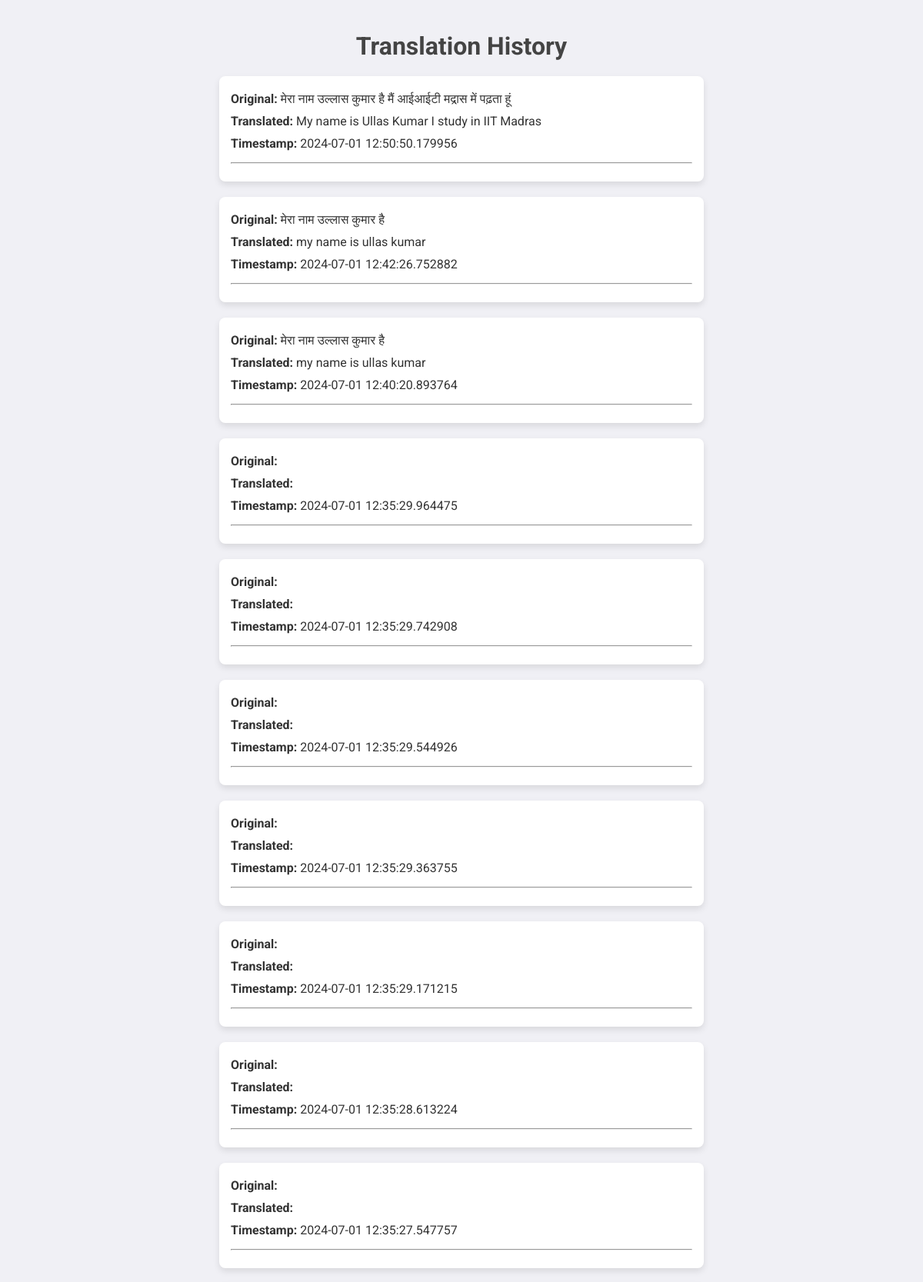
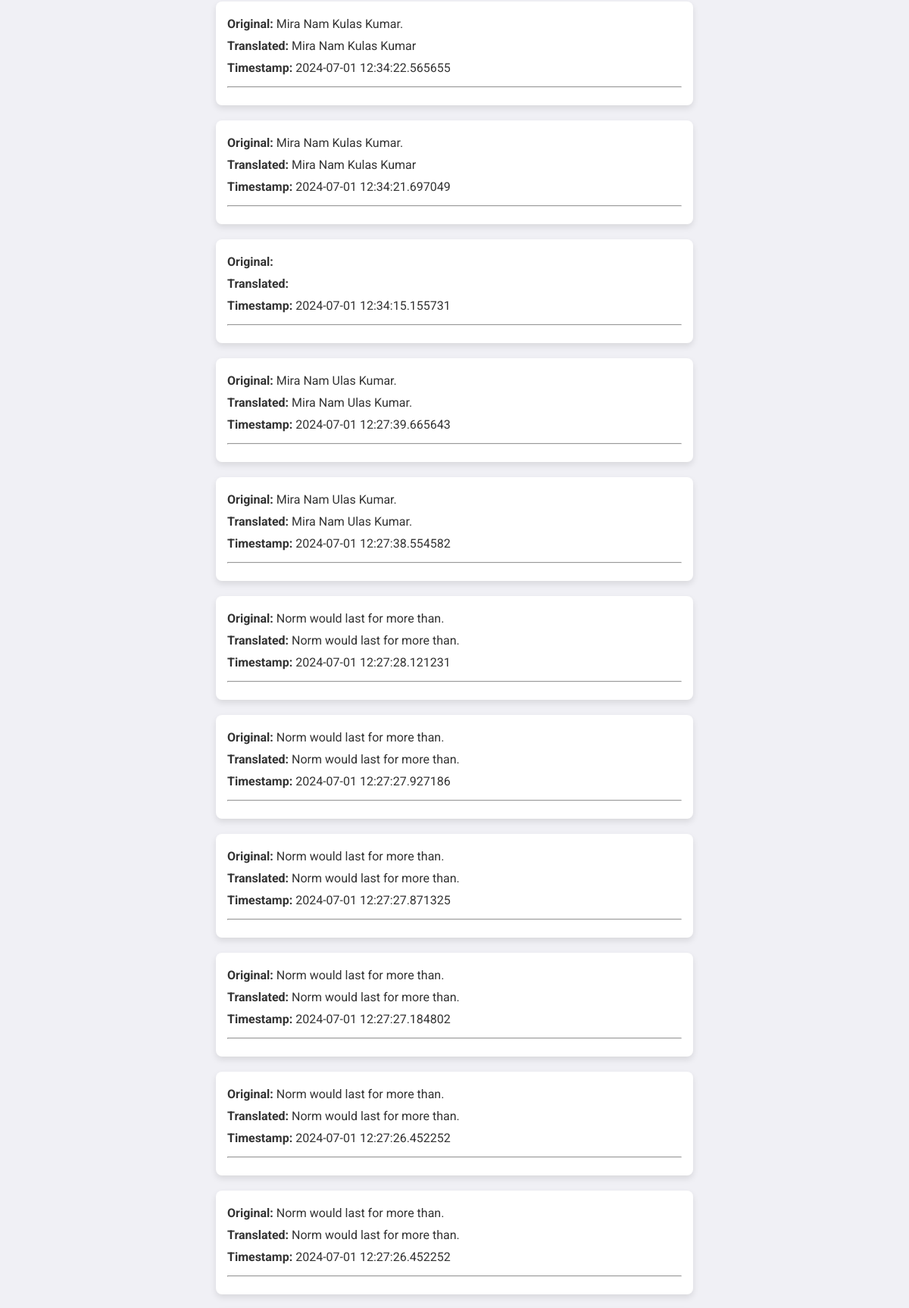
The app's page /history (upper part) with its own data (2 pictures, top to bottom).
### tables this page shows
CREATE TABLE transcriptions
             (id INTEGER PRIMARY KEY AUTOINCREMENT,
              user_id INTEGER,
              original_text TEXT,
              translated_text TEXT,
              timestamp DATETIME);

### main.py (the view)
@app.route('/history')
def history():
    user_id = 1  # In a real app, you'd get this from user authentication
    c.execute("SELECT * FROM transcriptions WHERE user_id = ? ORDER BY timestamp DESC", (user_id,))
    history = c.fetchall()
    return render_template('history.html', history=history)

### templates/history.html (shortened to what this page needs)
<!DOCTYPE html>
<html lang="en">
<head>
</head>
<body>
    <h1>Translation History</h1>
    {% for entry in history %}
        <div class="entry">
            <p><strong>Original:</strong> {{ entry[2] }}</p>
            <p><strong>Translated:</strong> {{ entry[3] }}</p>
            <p><strong>Timestamp:</strong> {{ entry[4] }}</p>
            <hr>
        </div>
    {% endfor %}
</body>
</html>

### templates/history.html (style rules this page uses)
body { font-family: 'Roboto', sans-serif; background-color: #f0f0f5; color: #333; margin: 0; padding: 20px; display: flex; flex-direction: column; align-items: center; }
h1 { font-weight: 700; margin-bottom: 20px; color: #444; }
.entry { background: #fff; padding: 15px; border-radius: 8px; box-shadow: 0 4px 8px rgba(0, 0, 0, 0.1); width: 100%; max-width: 600px; margin-bottom: 20px; }
.entry p { margin: 0; padding: 5px 0; }
.entry hr { margin-top: 10px; }

### records on screen
transcriptions: original_text "मेरा नाम उल्लास कुमार है मैं आईआईटी मद्रास में पढ़ता हूं", translated_text "My name is Ullas Kumar I study in IIT Madras", timestamp "2024-07-01 12:50:50.179956"
transcriptions: original_text "मेरा नाम उल्लास कुमार है", translated_text "my name is ullas kumar", timestamp "2024-07-01 12:42:26.752882"
transcriptions: original_text "मेरा नाम उल्लास कुमार है", translated_text "my name is ullas kumar", timestamp "2024-07-01 12:40:20.893764"
transcriptions: timestamp "2024-07-01 12:35:29.964475"
transcriptions: timestamp "2024-07-01 12:35:29.742908"
transcriptions: timestamp "2024-07-01 12:35:29.544926"
transcriptions: timestamp "2024-07-01 12:35:29.363755"
transcriptions: timestamp "2024-07-01 12:35:29.171215"
transcriptions: timestamp "2024-07-01 12:35:28.613224"
transcriptions: timestamp "2024-07-01 12:35:27.547757"
transcriptions: original_text "Mira Nam Kulas Kumar.", translated_text "Mira Nam Kulas Kumar", timestamp "2024-07-01 12:34:22.565655"
transcriptions: original_text "Mira Nam Kulas Kumar.", translated_text "Mira Nam Kulas Kumar", timestamp "2024-07-01 12:34:21.697049"
transcriptions: timestamp "2024-07-01 12:34:15.155731"
transcriptions: original_text "Mira Nam Ulas Kumar.", translated_text "Mira Nam Ulas Kumar.", timestamp "2024-07-01 12:27:39.665643"
transcriptions: original_text "Mira Nam Ulas Kumar.", translated_text "Mira Nam Ulas Kumar.", timestamp "2024-07-01 12:27:38.554582"
transcriptions: original_text "Norm would last for more than.", translated_text "Norm would last for more than.", timestamp "2024-07-01 12:27:28.121231"
transcriptions: original_text "Norm would last for more than.", translated_text "Norm would last for more than.", timestamp "2024-07-01 12:27:27.927186"
transcriptions: original_text "Norm would last for more than.", translated_text "Norm would last for more than.", timestamp "2024-07-01 12:27:27.871325"
transcriptions: original_text "Norm would last for more than.", translated_text "Norm would last for more than.", timestamp "2024-07-01 12:27:27.184802"
transcriptions: original_text "Norm would last for more than.", translated_text "Norm would last for more than.", timestamp "2024-07-01 12:27:26.452252"
transcriptions: original_text "Norm would last for more than.", translated_text "Norm would last for more than.", timestamp "2024-07-01 12:27:26.452252"
